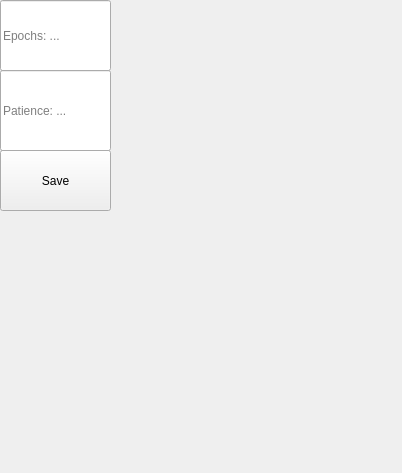
<?xml version="1.0" encoding="UTF-8"?>
<ui version="4.0">
 <class>Form</class>
 <widget class="QWidget" name="Form">
  <property name="geometry">
   <rect>
    <x>0</x>
    <y>0</y>
    <width>402</width>
    <height>473</height>
   </rect>
  </property>
  <property name="windowTitle">
   <string>Form</string>
  </property>
  <widget class="QPushButton" name="pushButton">
   <property name="geometry">
    <rect>
     <x>0</x>
     <y>150</y>
     <width>111</width>
     <height>61</height>
    </rect>
   </property>
   <property name="text">
    <string>Save</string>
   </property>
  </widget>
  <widget class="QLineEdit" name="lineEdit">
   <property name="geometry">
    <rect>
     <x>0</x>
     <y>0</y>
     <width>111</width>
     <height>71</height>
    </rect>
   </property>
   <property name="placeholderText">
    <string>Epochs: ...</string>
   </property>
  </widget>
  <widget class="QLineEdit" name="lineEdit_2">
   <property name="geometry">
    <rect>
     <x>0</x>
     <y>70</y>
     <width>111</width>
     <height>81</height>
    </rect>
   </property>
   <property name="placeholderText">
    <string>Patience: ...</string>
   </property>
  </widget>
 </widget>
 <resources/>
 <connections/>
</ui>
